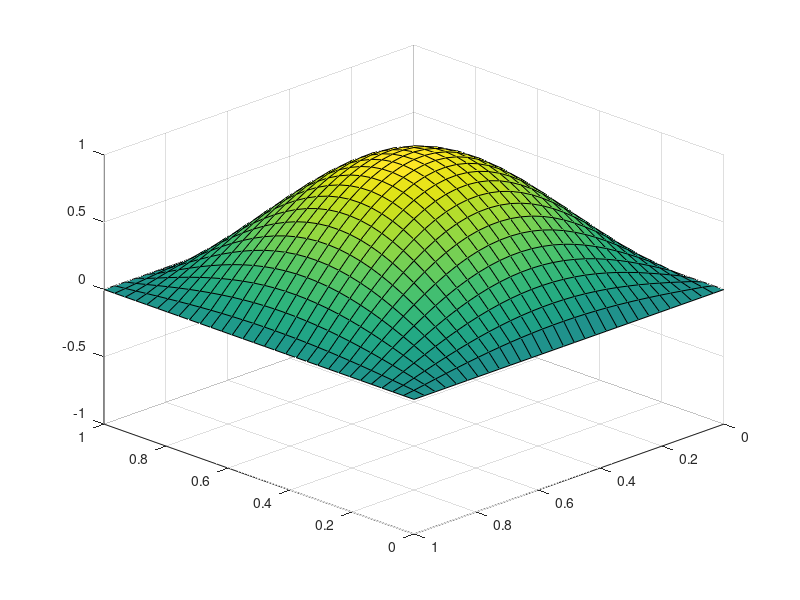

MATLAB code to generate this figure:
clear all;

%This script attemts to find the solution of the transport equation in two
%dimensions.

tend = 0.007;
dt = 0.0001; %0.01
J = 30; %30

%x in [0,1].
dx = 1/J;
%y in [0,1];
dy = 1/J;
%equal spacing in x and y direction.
mu = dt/dx;

[x,y] = meshgrid(linspace(0,1,J));

%the boundary conditions are zero (of homogeneous diriclet type).
%the initial solution is u0(x,y) = sin(pi x) sin(pi y).
U = sin(pi*x).*sin(pi*y);
U1 = zeros(J);
U2 = zeros(J);

for t = 1:(tend/dt)
    elements = 2:J-1;  
    for i = 1:1:J
        %compute the columns where x is const.
        U1(elements,i) = mu*U(elements+1,i); 
        %compute the columns where y is const.
        U2(i,elements) = mu*U(i,elements+1);
    end
    Unew = (1 - 2*mu) .* U + U1 + U2;
    U = Unew;
    %surf(x,y,U); axis([0 1 0 1 -1 1 -1 1]);
    %view(180+45,30)
    %M(t)= getframe;
end

%movie(M);
%movie2avi(M,'transport2.avi','quality',100)
surf(x,y,U); axis([0 1 0 1 -1 1 -1 1]);
view(180+45,30)
    